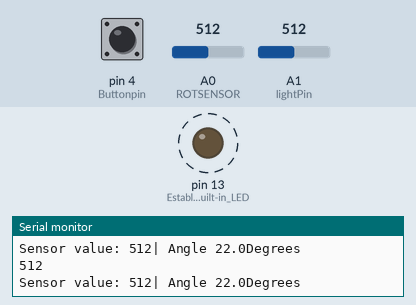
Recording of a sketch running on a simulated Arduino Uno, built with avr-gcc and run on an emulated ATmega328P. On the bench: output pins drawn as LEDs (lit = HIGH), the last lines printed to the serial monitor. Dashed ring = blinking. Inputs (shaded band) come from the test bench; at power-on: A1 (lightPin) = 512, pin 4 (Buttonpin) HIGH, A0 (ROTSENSOR) = 512.

Above: at 1.1 s.
1.3 s: A1 (lightPin) set to 362
4.3 s: A1 (lightPin) set to 342
At 4.3 s:
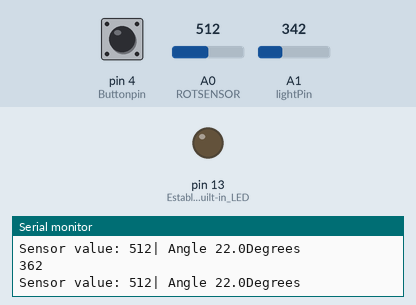
7.3 s: pin 4 (Buttonpin) pulled LOW for 0.25 s
At 8.9 s:
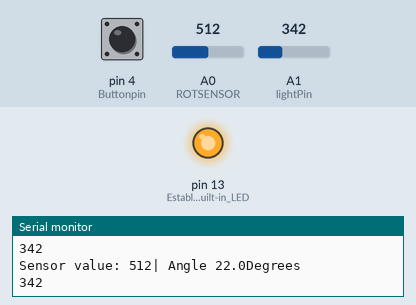
9.2 s: pin 4 (Buttonpin) pulled LOW for 1 s
At 11.4 s:
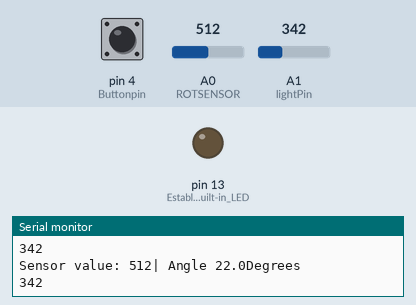
Timing chart, 0 to 12.9 s (numbered marks = the images above; inputs shaded):
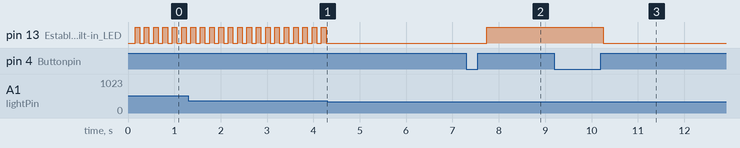

The sketch:

Button_Rotary_Light_REV1.ino
```cpp
const int ROTSENSOR = A0; //Establishes analog pin 0 for the Rotary Angle Sensor
const int lightPin = A1; //Establishes analog pin 1 for the Light Sensor

const int Buttonpin = 4; //Establishes digital pin 4 for the Button

bool sensor_on = false; //Defaults the Rotary Angle Sensor to being off
int lastButtonState = LOW; //Defaults the Button to being off

void setup()
{
  Serial.begin(9600); //Establishes Baud rate of 9600 Bits per second
  pinMode(Buttonpin, INPUT_PULLUP); //Establishes Button as an input & prevents junk values by maintaining voltage
  pinMode(LED_BUILTIN, OUTPUT); //Establishes built-in LED as an output
  pinMode(ROTSENSOR, INPUT); //Establishes the Rotary Angle Sensor as an input
  pinMode(LED_BUILTIN, OUTPUT); //Establishes the Built-in LED as an output
}

void loop()
{

  int buttonState = digitalRead(Buttonpin); //Sets Button State equal to the state of the Buttonpin

  // Detect a new button press
  if (buttonState == HIGH && lastButtonState == LOW)
  {
    sensor_on = !sensor_on; //Switches the Rotary Angle Sensor to the opposite (off to on and vice versa)
    delay(50); // Simple debounce
  }

  lastButtonState = buttonState; //Sets the current button state as the new previous button state

  if (sensor_on) //If statement that runs when the Rotary Angle Sensor is operating
  {
    digitalWrite(LED_BUILTIN, LOW); //Turns the Built-in LED off
    angle_sensor(); //Calls upon the Rotary Angle Sensor Function
    light_sensor(); //Calls upon the Light Sensor Function
  }
  else
  {
    digitalWrite(LED_BUILTIN, HIGH); //Turns the Built-in LED on
  }
}

void angle_sensor() //Rotary Angle Sensor Function
{
  int value = analogRead(ROTSENSOR); //Sets the value integer equal to the Analog of the Rotary Angle Sensor

  float angle = value * 300/1020; //Calculates the Angle


  Serial.print("Sensor value: ");
  Serial.print(value); //Prints the Sensor Value

  Serial.print("| Angle ");
  Serial.print(angle, 1); //Prints the Calculated Angle
  Serial.println("Degrees");

  delay(100); //Simple debounce
}

void light_sensor() //Light Sensor Function
{
  int lightlevel = analogRead(lightPin); //Establishes light level as an analog of the light pin
  Serial.println(lightlevel); //Prints light level constantly

  if(lightlevel > 350) //Establishes minimum light level for the loop to run
  {
    digitalWrite(LED_BUILTIN, HIGH); //Built-in LED turns on
  }
  else
  {
    digitalWrite(LED_BUILTIN, LOW); //Built in LED turns off
  }
  delay(100); //Delays process by 200 milliseconds
}
```

Measured:
- the behaviour switches between 351 and 350 on A1 (lightPin) (found by bisection; images 0 and 1)
- after the input at 4.3 s, pin 13 (Establishes_built-in_LED): stops changing and stays LOW
- after the input at 7.3 s, pin 13 (Establishes_built-in_LED): LOW → HIGH after 0.44 s
- after the input at 9.2 s, pin 13 (Establishes_built-in_LED): HIGH → LOW after 1.1 s
- by itself, pin 13 (Establishes_built-in_LED): alternates HIGH for 0.10 s and LOW for 0.10 s
